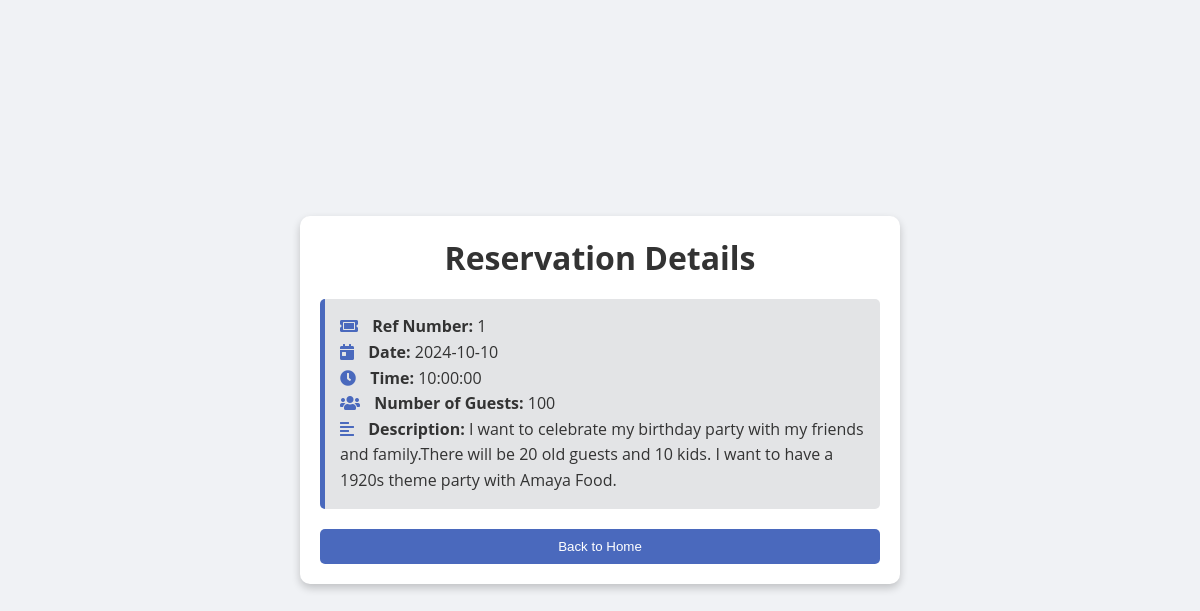
The app's page /Pages/checkout/formD.php (signed in) with its own data.
### tables this page shows
CREATE TABLE IF NOT EXISTS `reservation` (
    `id` INT(100) NOT NULL AUTO_INCREMENT,
    `customer_id` INT(100) NOT NULL,
    `theme_id` INT(100) NOT NULL,
    `vendor_id` INT(100) NOT NULL,
    `venue_id` INT(100) NOT NULL,
    `admin_id` INT(100) NOT NULL,
    `date` DATE NOT NULL,
    `time` TIME NOT NULL,
    `description` VARCHAR(1000) NOT NULL,
    `no_guests` INT(100) NOT NULL,
    PRIMARY KEY (`id`),
    FOREIGN KEY (`customer_id`) REFERENCES `customer` (`id`),
    FOREIGN KEY (`theme_id`) REFERENCES `theme` (`id`),
    FOREIGN KEY (`vendor_id`) REFERENCES `vendor` (`id`),
    FOREIGN KEY (`venue_id`) REFERENCES `venue` (`id`),
    FOREIGN KEY (`admin_id`) REFERENCES `admin` (`id`)
);

### Pages/checkout/formD.php (the view, shortened to what this page needs)
<!DOCTYPE html>
<html lang="en">
<head>
    <link rel="stylesheet" href="https://cdnjs.cloudflare.com/ajax/libs/font-awesome/5.15.3/css/all.min.css">
</head>
<body>
 <?php
if (isset($_SESSION['id'])) {
    include '../../Include/connectin.php';
    $userId = $_SESSION['id'];
} else {
    $userName = "Log In";
}
?>
    <div class="container">
        <h1 class="title">Reservation Details</h1>
        <div class="form-container" id="reservationForm">
            <?php
            include('../../Include/connectin.php');
            $sql = "SELECT * FROM reservation WHERE customer_id = $userId ORDER BY id DESC LIMIT 1";
$result = $conn->query($sql);
            if ($result->num_rows > 0) {
                while ($row = $result->fetch_assoc()) {
                    echo '<div class="reservation-item">';
                    echo '<p><i class="fas fa-ticket-alt"></i><strong> Ref Number:</strong> ' . $row['id'] . '</p>';
                    echo '<p><i class="fas fa-calendar-day"></i><strong> Date:</strong> ' . $row['date'] . '</p>';
                    echo '<p><i class="fas fa-clock"></i><strong> Time:</strong> ' . $row['time'] . '</p>';
                    echo '<p><i class="fas fa-users"></i><strong> Number of Guests:</strong> ' . $row['no_guests'] . '</p>';
                    echo '<p><i class="fas fa-align-left"></i><strong> Description:</strong> ' . $row['description'] . '</p>';
                    echo '</div>';
                }
            } else {
                echo '<p class="no-reservation">No reservations found.</p>';
            }
            ?>
        </div>
        <button class="back-button" onclick="window.location.href='../../Pages/Home/index.php'">Back to Home</button>
    </div>
</body>
</html>

### Pages/checkout/formD.php (style rules this page uses)
* { margin: 0; padding: 0; box-sizing: border-box; }
body { font-family: 'Open Sans', sans-serif; background-color: #f0f2f5; display: flex; justify-content: center; align-items: center; min-height: 100vh; padding: 20px; }
.container { background: #ffffff; padding: 20px; border-radius: 10px; box-shadow: 0 4px 8px rgba(0, 0, 0, 0.2); width: 100%; max-width: 600px; animation: fadeIn 0.5s ease-out; }
.title { text-align: center; margin-bottom: 20px; color: #333; font-size: 2rem; }
.form-container { margin-bottom: 20px; }
.reservation-item { background: #e3e4e6; border-left: 5px solid #4a69bd; padding: 15px; margin-bottom: 15px; border-radius: 5px; transition: transform 0.3s ease; }
.reservation-item p { font-size: 16px; line-height: 1.6; color: #333; }
.reservation-item i { margin-right: 10px; color: #4a69bd; }
.back-button { display: block; width: 100%; padding: 10px; border: none; background-color: #4a69bd; color: white; border-radius: 5px; cursor: pointer; transition: background-color 0.3s ease; }

### records on screen
reservation: id "1", date "2024-10-10", time "10:00:00", no_guests "100", description "I want to celebrate my birthday party with my friends and family.There will be 20 old guests and 10 kids. I want to have a 1920s theme party with Amaya Food."
